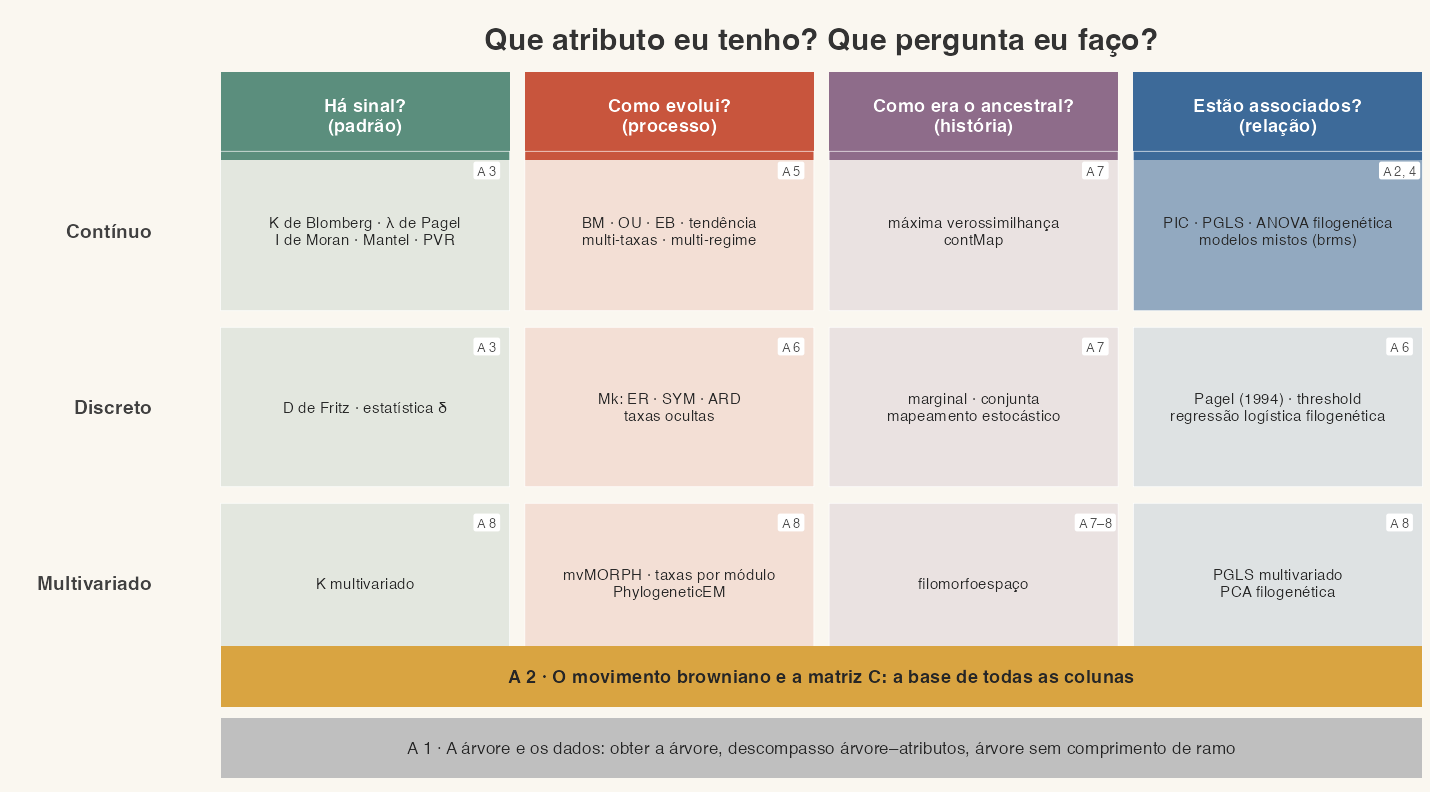

Source code (R):
library(ggplot2); library(dplyr); library(tibble)
perg <- c("Há sinal?\n(padrão)", "Como evolui?\n(processo)", "Como era o ancestral?\n(história)", "Estão associados?\n(relação)")
cor_p <- c("#5b8e7d", "#c8553d", "#8e6c8a", "#3d6a99")
tipos <- c("Contínuo", "Discreto", "Multivariado")
celulas <- tribble(
  ~col, ~lin, ~txt, ~aula,
  1, 3, "K de Blomberg · λ de Pagel\nI de Moran · Mantel · PVR", "3",
  1, 2, "D de Fritz · estatística δ", "3",
  1, 1, "K multivariado", "8",
  2, 3, "BM · OU · EB · tendência\nmulti-taxas · multi-regime", "5",
  2, 2, "Mk: ER · SYM · ARD\ntaxas ocultas", "6",
  2, 1, "mvMORPH · taxas por módulo\nPhylogeneticEM", "8",
  3, 3, "máxima verossimilhança\ncontMap", "7",
  3, 2, "marginal · conjunta\nmapeamento estocástico", "7",
  3, 1, "filomorfoespaço", "7–8",
  4, 3, "PIC · PGLS · ANOVA filogenética\nmodelos mistos (brms)", "2, 4",
  4, 2, "Pagel (1994) · threshold\nregressão logística filogenética", "6",
  4, 1, "PGLS multivariado\nPCA filogenética", "8") |>
  mutate(x = col * 3, y = lin * 1.6 + 1.2)
destaque <- function(aula) grepl(paste0("\\b", aula, "\\b"), celulas$aula)
p <- ggplot() +
  annotate("text", x = 7.5, y = 7.75, label = "Que atributo eu tenho? Que pergunta eu faço?", size = 7, fontface = "bold", colour = "grey20") +
  geom_tile(data = tibble(x = 1:4 * 3, y = 7.05), aes(x, y), width = 2.85, height = 0.8, fill = cor_p) +
  geom_text(data = tibble(x = 1:4 * 3, y = 7.05, l = perg), aes(x, y, label = l), colour = "white", size = 4.3, fontface = "bold", lineheight = 0.9) +
  geom_tile(data = celulas, aes(x, y, fill = factor(col), alpha = destaque(2) | destaque(4)), width = 2.85, height = 1.45, colour = "white") +
  geom_text(data = celulas, aes(x, y, label = txt), size = 3.6, lineheight = 0.95, colour = "grey15") +
  geom_label(data = celulas, aes(x + 1.2, y + 0.55, label = paste("A", aula)), size = 3, linewidth = 0, fill = "white", colour = "grey30") +
  geom_text(data = tibble(y = 1:3 * 1.6 + 1.2, l = rev(tipos)), aes(x = 0.9, y, label = l), size = 4.5, fontface = "bold", hjust = 1, colour = "grey25") +
  annotate("tile", x = 7.5, y = 1.95, width = 11.85, height = 0.55, fill = "#d9a441") +
  annotate("text", x = 7.5, y = 1.95, label = "A 2 · O movimento browniano e a matriz C: a base de todas as colunas", size = 4.3, fontface = "bold", colour = "grey15") +
  annotate("tile", x = 7.5, y = 1.3, width = 11.85, height = 0.55, fill = "grey75") +
  annotate("text", x = 7.5, y = 1.3, label = "A 1 · A árvore e os dados: obter a árvore, descompasso árvore–atributos, árvore sem comprimento de ramo", size = 4, colour = "grey15") +
  scale_fill_manual(values = cor_p, guide = "none") + scale_alpha_manual(values = c(`TRUE` = 0.55, `FALSE` = 0.15), guide = "none") +
  coord_cartesian(xlim = c(-0.6, 13.5), ylim = c(0.9, 8.1), expand = FALSE) + theme_void() +
  theme(plot.background = element_rect(fill = "#faf7f0", colour = NA))
ggsave(file.path(Sys.getenv("OUT"), "mapa_esboco.png"), p, width = 13, height = 7.2, dpi = 110)
